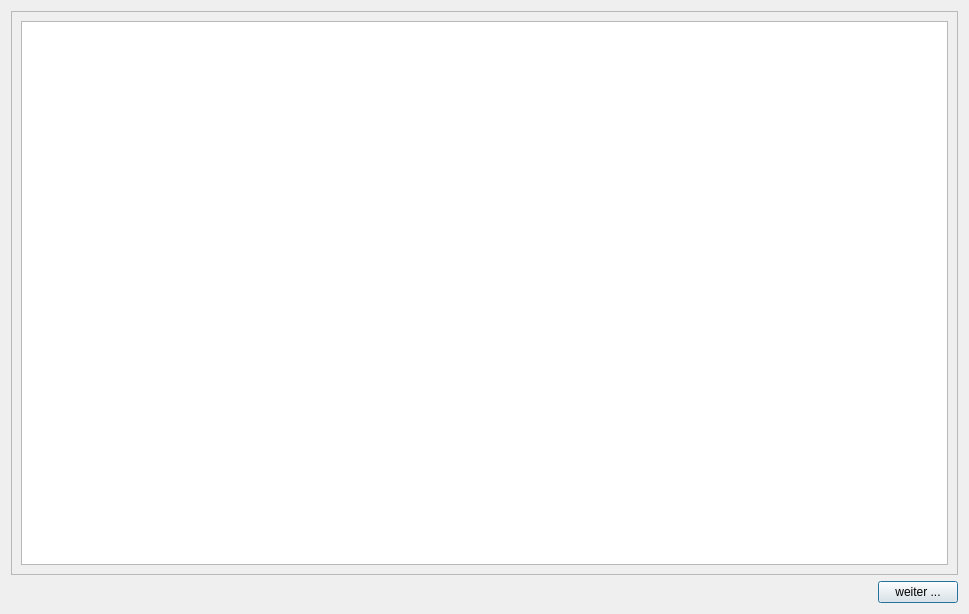
<?xml version="1.0" encoding="UTF-8"?>
<ui version="4.0">
 <class>Dialog</class>
 <widget class="QDialog" name="Dialog">
  <property name="geometry">
   <rect>
    <x>0</x>
    <y>0</y>
    <width>969</width>
    <height>614</height>
   </rect>
  </property>
  <property name="windowTitle">
   <string>Dialog</string>
  </property>
  <layout class="QVBoxLayout" name="verticalLayout_2">
   <item>
    <widget class="QScrollArea" name="scrollArea">
     <property name="widgetResizable">
      <bool>true</bool>
     </property>
     <widget class="QWidget" name="scrollAreaWidgetContents">
      <property name="geometry">
       <rect>
        <x>0</x>
        <y>0</y>
        <width>949</width>
        <height>556</height>
       </rect>
      </property>
      <layout class="QVBoxLayout" name="verticalLayout">
       <item>
        <widget class="QTableWidget" name="tableWidget_ka_aktienWindow"/>
       </item>
      </layout>
     </widget>
    </widget>
   </item>
   <item>
    <layout class="QHBoxLayout" name="horizontalLayout">
     <item>
      <spacer name="horizontalSpacer">
       <property name="orientation">
        <enum>Qt::Horizontal</enum>
       </property>
       <property name="sizeHint" stdset="0">
        <size>
         <width>40</width>
         <height>20</height>
        </size>
       </property>
      </spacer>
     </item>
     <item>
      <widget class="QPushButton" name="pushButton_weiter">
       <property name="text">
        <string>weiter ...</string>
       </property>
      </widget>
     </item>
    </layout>
   </item>
  </layout>
 </widget>
 <resources/>
 <connections/>
</ui>
